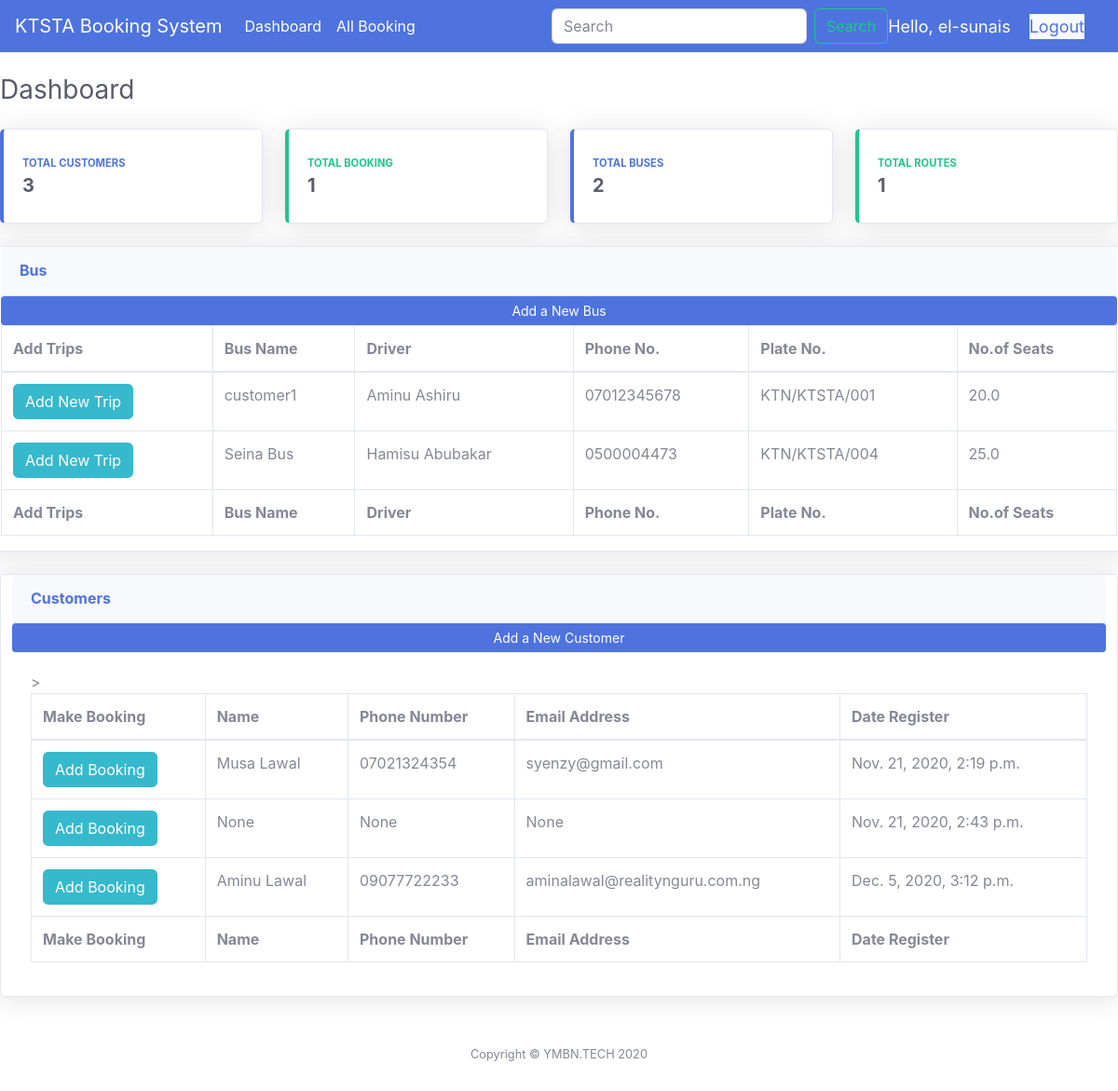
The page /admin_dashboard/ (signed in) on the database its author committed.
### theApp/models.py (models this page shows, shortened)
class Bus(models.Model):
    name = models.CharField(max_length=200, null=True, blank=True)
    driver = models.CharField(max_length=200, null=True, blank=True)
    phone = models.CharField(max_length=200, null=True)
    email = models.CharField(max_length=200, null=True)
    bus_img = models.ImageField(null=True, blank=True)
    plate_no = models.CharField(max_length=200, null=True, blank=True)
    seat = models.FloatField(null=True)
    date_created = models.DateTimeField(auto_now_add=True, null=True)

class Customer(models.Model):
	user = models.OneToOneField(User, null=True, blank=True, on_delete=models.CASCADE)
	name = models.CharField(max_length=200, null=True)
	phone = models.CharField(max_length=200, null=True)
	email = models.CharField(max_length=200, unique=True, null=True)
	profile_pic = models.ImageField(default="profile1.png", null=True, blank=True)
	date_created = models.DateTimeField(auto_now_add=True, null=True)

### theApp/decorators.py (the view)
	def wrapper_function(request, *args, **kwargs):
		group = None
		if request.user.groups.exists():
			group = request.user.groups.all()[0].name
		if group == 'customer':
			return redirect('user_page')
		if group == 'admin':
			return view_func(request, *args, **kwargs)

### theApp/views.py (called while the page is built)
@login_required(login_url='login_page')
@admin_only
def admin_dashboard(request):
    customers = Customer.objects.all()
    bus = Bus.objects.all()
    routes = Routes.objects.all()
    booking = Booking.objects.all()
    tcus = customers.count()
    tbus = bus.count()
    tbook = booking.count()
    troute = routes.count()
    context = {'customers': customers, 'bus': bus, 'booking': booking, 'routes': routes, 'tcus': tcus, 'tbus': tbus, 'tbook': tbook, 'troute': troute}
    return render(request, 'admin_dashboard.html', context)

### theApp/templates/admin_dashboard.html
{% extends 'base.html' %}
{% block content %}
{%  include 'status.html' %}
<div class="card shadow col-md-12 mb-4">
    <div class="card-header py-3">
        <h6 class="m-0 font-weight-bold text-primary">Bus</h6>
    </div>
    <a class="btn btn-primary  btn-sm btn-block" href="{% url 'add_bus' %}">Add a New Bus</a>
    <div class="table-responsive">
        <table class="table table-bordered" id="dataTable" width="100%" cellspacing="0" class="sm">
            <thead>
                <tr>
                    <th>Add Trips</th>
                    <th>Bus Name</th>
                    <th>Driver</th>
                    <th>Phone No.</th>
                    <th>Plate No.</th>
                    <th>No.of Seats</th>
                </tr>
            </thead>
            <tfoot>
                <tr>
                    <th>Add Trips</th>
                    <th>Bus Name</th>
                    <th>Driver</th>
                    <th>Phone No.</th>
                    <th>Plate No.</th>
                    <th>No.of Seats</th>
                </tr>
            </tfoot>
            <tbody>
                {% for b in bus %}
                <tr>
                    <td><a href="{% url 'bus_dashboard' b.id %}" class="btn btn-md btn-info">Add New Trip</a></td>
                    <td>{{b.name}}</td>
                    <td>{{b.driver}}</td>
                    <td>{{b.phone}}</td>
                    <td>{{b.plate_no}}</td>
                    <td>{{b.seat}}</td>
                    {% endfor %}
            </tbody>
        </table>
    </div>
</div>
</div>
<div class="card shadow col-md-12 mb-4">
    <div class="card-header py-3">
        <h6 class="m-0 font-weight-bold text-primary">Customers</h6>
    </div>
    <a class="btn btn-primary  btn-sm btn-block" href="{% url 'add_custo' %}">Add a New Customer</a>
    <div class="card-body">
        <div class="table-responsive">
            <table class="table table-bordered" id="dataTable" width="100%" cellspacing="0" class="sm">
                <thead>
                    <tr>
                        <th>Make Booking</th>
                        <th>Name</th>
                        <th>Phone Number</th>
                        <th>Email Address</th>
                        <th>Date Register</th>>
                    </tr>
                </thead>
                <tfoot>
                    <tr>
                        <th>Make Booking</th>
                        <th>Name</th>
                        <th>Phone Number</th>
                        <th>Email Address</th>
                        <th>Date Register</th>
                    </tr>
                </tfoot>
                <tbody>
                    {% for c in customers %}
                    <tr>
                        <td><a href="{% url 'customer' c.id %}" class="btn btn-md btn-info">Add Booking</a></td>
                        <td>{{c.name}}</td>
                        <td>{{c.phone}}</td>
                        <td>{{c.email}}</td>
                        <td>{{c.date_created}}</td>
                        {% endfor %}
                </tbody>
            </table>
        </div>
    </div>
</div>
{% endblock content%}

### theApp/templates/base.html (shortened to what this page needs)
{% load static %}
<!DOCTYPE html>
<html lang="en">
<head>
  <link href="{% static '/vendor/datatables/dataTables.bootstrap4.min.css' %}" rel="stylesheet">
  <link href="{% static '/vendor/fontawesome-free/css/all.min.css'%}" rel="stylesheet" type="text/css">
  <link href="{% static 'css/fonts.css' %}" rel="stylesheet" type="text/css">
  <link href="{% static 'css/sb-admin-2.min.css' %}" rel="stylesheet">
</head>
<body>
  <nav class="navbar navbar-expand-lg navbar-dark bg-primary">
    <a class="navbar-brand" href="#">KTSTA Booking System</a>
    <div class="collapse navbar-collapse" id="navbarSupportedContent">
      <ul class="navbar-nav mr-auto">
        <li class="nav-item active">
          <a class="nav-link" href="{% url 'admin_dashboard' %}">Dashboard</a>
        </li>
        <li class="nav-item active">
          <a class="nav-link" href="{% url 'allbooking' %}">All Booking</span></a>
        </li>
      </ul>
      <form class="form-inline my-2 my-lg-0">
        <input class="form-control mr-sm-2" type="search" placeholder="Search" aria-label="Search">
        <button class="btn btn-outline-success my-2 my-sm-0" type="submit">Search</button>
      </form>
    </div>
    <span class="hello-msg">Hello, {{request.user}}</span>
    <span class="hello-msg bg-light text-white"><a href="{% url 'logout_page' %}"> Logout</a> </span>
  </nav>
  {% block content %}
  {% endblock%}
      <footer class="sticky-footer bg-white">
        <div class="container my-auto">
          <div class="copyright text-center my-auto">
            <span>Copyright &copy; YMBN.TECH 2020</span>
          </div>
        </div>
      </footer>
</body>
</html>

### theApp/templates/status.html
<br>
<div class="d-sm-flex align-items-center justify-content-between mb-4">
    <h1 class="h3 mb-0 text-gray-800">Dashboard</h1>
     </div>
  <div class="row">
    <div class="col-xl-3 col-md-6 mb-4">
      <div class="card border-left-primary shadow h-100 py-2">
        <div class="card-body">
          <div class="row no-gutters align-items-center">
            <div class="col mr-2">
              <div class="text-xs font-weight-bold text-primary text-uppercase mb-1">Total Customers</div>
              <div class="h5 mb-0 font-weight-bold text-gray-800">{{tcus}}</div>
            </div>
            <div class="col-auto">
              <i class="fas fa-user-friends fa-2x text-gray-300"></i>
            </div>
          </div>
        </div>
      </div>
    </div>
    <div class="col-xl-3 col-md-6 mb-4">
      <div class="card border-left-success shadow h-100 py-2">
        <div class="card-body">
          <div class="row no-gutters align-items-center">
            <div class="col mr-2">
              <div class="text-xs font-weight-bold text-success text-uppercase mb-1">Total Booking</div>
              <div class="h5 mb-0 font-weight-bold text-gray-800">{{tbook}}</div>
            </div>
            <div class="col-auto">
              <i class="fas fa-money-bill fa-2x text-gray-300"></i>
            </div>
          </div>
        </div>
      </div>
    </div>
    <div class="col-xl-3 col-md-6 mb-4">
        <div class="card border-left-primary shadow h-100 py-2">
          <div class="card-body">
            <div class="row no-gutters align-items-center">
              <div class="col mr-2">
                <div class="text-xs font-weight-bold text-primary text-uppercase mb-1">Total Buses</div>
                <div class="h5 mb-0 font-weight-bold text-gray-800">{{tbus}}</div>
              </div>
              <div class="col-auto">
                <i class="fas fa-bus-alt fa-2x text-gray-300"></i>
              </div>
            </div>
          </div>
        </div>
      </div>
      <div class="col-xl-3 col-md-6 mb-4">
        <div class="card border-left-success shadow h-100 py-2">
          <div class="card-body">
            <div class="row no-gutters align-items-center">
              <div class="col mr-2">
                <div class="text-xs font-weight-bold text-success text-uppercase mb-1">Total Routes</div>
                <div class="h5 mb-0 font-weight-bold text-gray-800">{{troute}}</div>
              </div>
              <div class="col-auto">
                <i class="fas fa-road fa-2x text-gray-300"></i>
              </div>
            </div>
          </div>
        </div>
      </div>

### theApp/templates/base.html (style rules this page uses)
.hello-msg { font-size: 18px; color: #fff; margin-right: 20px; }

### rows shown on the page
Bus: name "customer1", driver "Aminu Ashiru", phone "07012345678", plate_no "KTN/KTSTA/001", seat "20.0"
Bus: name "Seina Bus", driver "Hamisu Abubakar", phone "0500004473", plate_no "KTN/KTSTA/004", seat "25.0"
Customer: name "Musa Lawal", phone "07021324354", email "syenzy@gmail.com", date_created "Nov. 21, 2020, 2:19 p.m."
Customer: name "None", phone "None", email "None", date_created "Nov. 21, 2020, 2:43 p.m."
Customer: name "Aminu Lawal", phone "09077722233", email "aminalawal@realitynguru.com.ng", date_created "Dec. 5, 2020, 3:12 p.m."

### other values the page prints
{{ request.user }} "el-sunais"
{{ tcus }} "3"
{{ tbook }} "1"
{{ tbus }} "2"
{{ troute }} "1"
